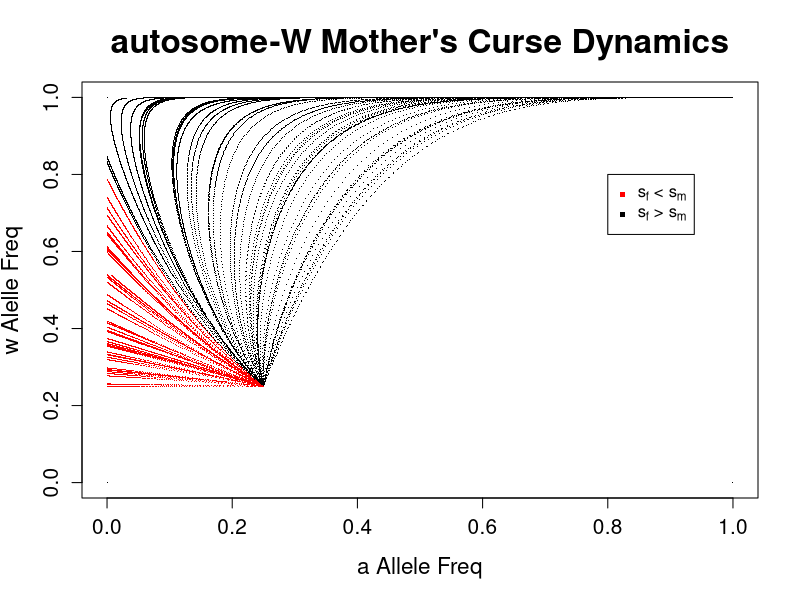

Reproduce this figure in R.
# Model 8:  W - autosome nuclear Mother's curse - 13 Mar 2018
# Invasion and dynamics of nuclear Mother's curse W type with autosomal restorer

#   female genotypes AAW AaW aaW     AAw  Aaw     aaw
#   and fitnesses    1   1   1       1    1+sf/2  1+sf

#   male genotypes  AA   Aa       aa     
#   and fitnesses   1    1-sm/2   1-sm      

# four egg types:   AW   aW    Aw    aw
# two sperm types:  A  and  a

generations <- 5000
a<-c(0,1,1,0)
w<-c(0,0,1,1)
plot(a,w,pch=".",main="autosome-W Mother's Curse Dynamics",xlab='a Allele Freq',ylab='w Alelle Freq',font.lab=1.5,cex.main=2,cex.lab=1.35,cex.axis=1.25)
legend(0.8,0.8, legend=c(expression("s" [f]* " < s"[m]), expression("s" [f]* " > s"[m])),
       col=c("red", "black"),pch='.',pt.cex=5)

for (itest in 1:100){
  #Randomly draw values of sf and sm
  sf_val=.2*runif(1)
  sm_val=.2*runif(1)
  
  # Specify initial genotype frequencies (6 female, 3 male)
  A = 0.75
  a = 0.25
  W = 0.75
  w = 0.25
  #Initialize genotype frequencies
  #Females
  AAW = A * A * W
  AaW = 2*A * a * W
  aaW = a * a * W
  AAw = A * A * w
  Aaw = 2*A * a * w
  aaw = a * a * w
  
  #Males
  AA = A * A
  Aa = 2*A * a
  aa = a * a
  for (gen in 1:generations) {
    # Weight each male and female genotype by fitness and normalize
    Fsum=AAW+AaW+aaW+AAw+(1+sf_val/2)*Aaw+(1+sf_val)*aaw 
    AAW=AAW/Fsum
    AaW=AaW/Fsum
    aaW=aaW/Fsum
    AAw=(AAw)/Fsum
    Aaw=(Aaw*(1+sf_val/2))/Fsum
    aaw=(aaw*(1+sf_val))/Fsum
    
    Msum=AA+(1-sm_val/2)*(Aa)+(1-sm_val)*(aa)
    AA=AA/Msum
    Aa=Aa*(1-sm_val/2)/Msum
    aa=aa*(1-sm_val)/Msum
    
    # Calculate the egg and sperm frequencies
    
    eAW=AAW+.5*AaW
    eaW=aaW+.5*AaW
    eAw=AAw+.5*Aaw
    eaw=aaw+.5*Aaw
    
    sA=AA+.5*Aa
    sa=aa+.5*Aa
    
    # Calculate zygote frequencies the next generation
    
    AAW=eAW*sA
    AaW=eAW*sa+eaW*sA
    aaW=eaW*sa
    AAw=eAw*sA
    Aaw=eAw*sa+eaw*sA
    aaw=eaw*sa
    
    AA=(eAW + eAw)*sA
    Aa=sA*(eaW+eaw)+sa*(eAW+eAw)
    aa=sa*(eaW+eaw)

    current_a_female <- ((2*aaW) + (2 *aaw) + AaW + Aaw)/(2*(AAW + AaW +aaW + AAw + Aaw + aaw))
    current_a_male <- ((2*aa) + Aa)/(2*(AA+Aa+aa))
    afreq <- (current_a_female + current_a_male)/2      
    
    wfreq <- (AAw + Aaw + aaw)/(AAW+AaW+aaW+AAw+Aaw+aaw)
    
    if (sf_val>sm_val){
      points(afreq,wfreq,pch=".")
    } else {
      points(afreq,wfreq,pch=".",col="red")
    } 
  }
}